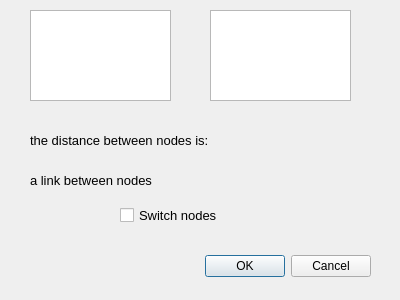
<?xml version="1.0" encoding="UTF-8"?>
<ui version="4.0">
 <class>NodesSelectorDialog</class>
 <widget class="QDialog" name="NodesSelectorDialog">
  <property name="geometry">
   <rect>
    <x>0</x>
    <y>0</y>
    <width>400</width>
    <height>300</height>
   </rect>
  </property>
  <property name="windowTitle">
   <string>Select Nodes</string>
  </property>
  <widget class="QDialogButtonBox" name="buttonBox">
   <property name="geometry">
    <rect>
     <x>30</x>
     <y>250</y>
     <width>341</width>
     <height>32</height>
    </rect>
   </property>
   <property name="orientation">
    <enum>Qt::Horizontal</enum>
   </property>
   <property name="standardButtons">
    <set>QDialogButtonBox::Cancel|QDialogButtonBox::Ok</set>
   </property>
  </widget>
  <widget class="QLabel" name="distanceLabel">
   <property name="enabled">
    <bool>true</bool>
   </property>
   <property name="geometry">
    <rect>
     <x>30</x>
     <y>120</y>
     <width>311</width>
     <height>41</height>
    </rect>
   </property>
   <property name="font">
    <font>
     <pointsize>10</pointsize>
    </font>
   </property>
   <property name="text">
    <string>the distance between nodes is: </string>
   </property>
  </widget>
  <widget class="QLabel" name="linkLabel">
   <property name="enabled">
    <bool>true</bool>
   </property>
   <property name="geometry">
    <rect>
     <x>30</x>
     <y>160</y>
     <width>311</width>
     <height>41</height>
    </rect>
   </property>
   <property name="font">
    <font>
     <pointsize>10</pointsize>
    </font>
   </property>
   <property name="text">
    <string>a link between nodes</string>
   </property>
  </widget>
  <widget class="QListWidget" name="firstNodeListWidget">
   <property name="geometry">
    <rect>
     <x>30</x>
     <y>10</y>
     <width>141</width>
     <height>91</height>
    </rect>
   </property>
  </widget>
  <widget class="QListWidget" name="secondNodeListWidget">
   <property name="geometry">
    <rect>
     <x>210</x>
     <y>10</y>
     <width>141</width>
     <height>91</height>
    </rect>
   </property>
  </widget>
  <widget class="QCheckBox" name="switchCheckBox">
   <property name="geometry">
    <rect>
     <x>120</x>
     <y>200</y>
     <width>121</width>
     <height>31</height>
    </rect>
   </property>
   <property name="font">
    <font>
     <pointsize>10</pointsize>
    </font>
   </property>
   <property name="text">
    <string>Switch nodes</string>
   </property>
   <property name="checked">
    <bool>false</bool>
   </property>
  </widget>
 </widget>
 <resources/>
 <connections>
  <connection>
   <sender>buttonBox</sender>
   <signal>accepted()</signal>
   <receiver>NodesSelectorDialog</receiver>
   <slot>accept()</slot>
   <hints>
    <hint type="sourcelabel">
     <x>248</x>
     <y>254</y>
    </hint>
    <hint type="destinationlabel">
     <x>157</x>
     <y>274</y>
    </hint>
   </hints>
  </connection>
  <connection>
   <sender>buttonBox</sender>
   <signal>rejected()</signal>
   <receiver>NodesSelectorDialog</receiver>
   <slot>reject()</slot>
   <hints>
    <hint type="sourcelabel">
     <x>316</x>
     <y>260</y>
    </hint>
    <hint type="destinationlabel">
     <x>286</x>
     <y>274</y>
    </hint>
   </hints>
  </connection>
 </connections>
</ui>
